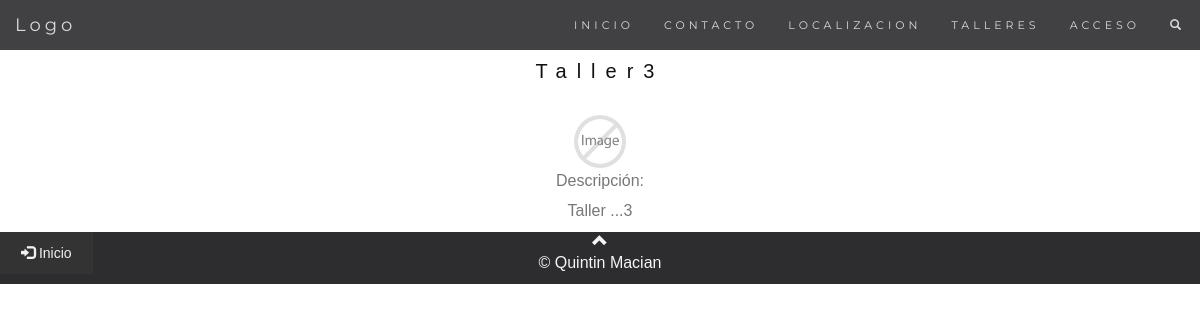
Page /taller/mostrar/3 on the earlier database version.
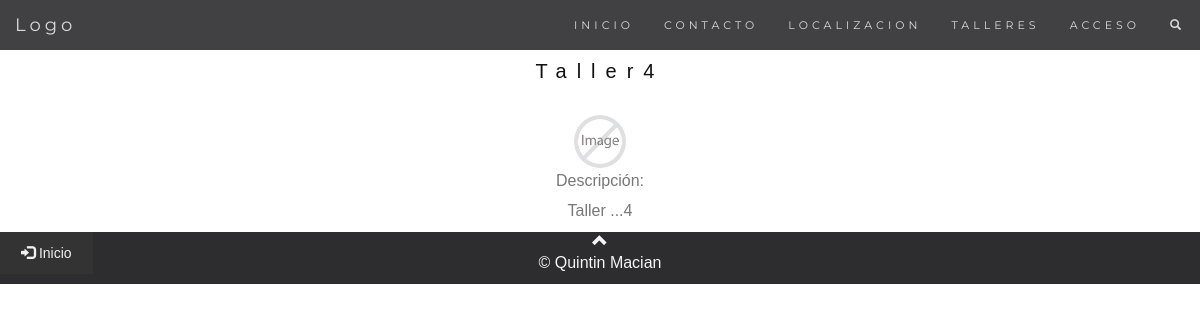
Same page on the later database version.
### talleres/models.py (models this page shows, shortened)
class Taller(models.Model):
    Numero = models.AutoField(primary_key=True)
    NombreTaller = models.CharField(max_length=50)
    Descripcion = models.CharField(max_length=150)
    NumDepartamento = models.ForeignKey(Departamento, on_delete=models.CASCADE)
    NIVEL = ((1,'ESO'), (2, 'BACHILLER'), (3,'CFGM'), (4,'CFGS'), (5,'PQPI'))
    nivel = models.PositiveSmallIntegerField(choices=NIVEL, null=True)
    curso = models.IntegerField()
    MaxAlumnos = models.IntegerField()
    duracion = models.IntegerField()
    jornada = models.IntegerField()
    excede = models.IntegerField(null=True)
    foto = models.ImageField(blank=True, null=True, upload_to = 'media/', default='/media/default.jpg')
    ESTADO = ((1, 'abierto'),(2, 'cerrado'))
    estado = models.PositiveSmallIntegerField(choices=ESTADO, null=True)
    idAlumnoTaller = models.ManyToManyField(Alumno, through='AlumnoTaller')
    idProfesorTaller = models.ManyToManyField(Profesor, through='ProfesorTaller')

### talleres/views.py (the view, shortened to what this page needs)
# urls.py: path('taller/mostrar/<int:taller_id>', views.muestraTallerConID, name='muestraTallerConID'),
def muestraTallerConID(request, taller_id):
    taller = get_object_or_404(Taller, pk=taller_id)
    alumnos=Alumno.objects.filter(dniA=request.user)
    if request.user.is_anonymous:
        return render(request, 'talleres/taller.html',
        {
            "taller" : taller,
            "alumno": False
        })

### talleres/templates/talleres/taller.html (shortened to what this page needs)
{% extends "base.html" %}
  {% block content %}
  <div id="hueco" style="height: 50px;">
  </div>
    <div id="band" class="container-fluid text-center">
      <h3> {{ taller.NombreTaller }}</h3>
      <img src='../../media/{{ taller.foto }}' width="5%" height="5%">
      <p>Descripción:</p>
      <p>{{ taller.Descripcion }}</p>
    </div>
    {% endblock content %}

Differences in the rows shown:
changed Taller: NombreTaller "Taller3" → "Taller4"; Descripcion "Taller ...3" → "Taller ...4"
